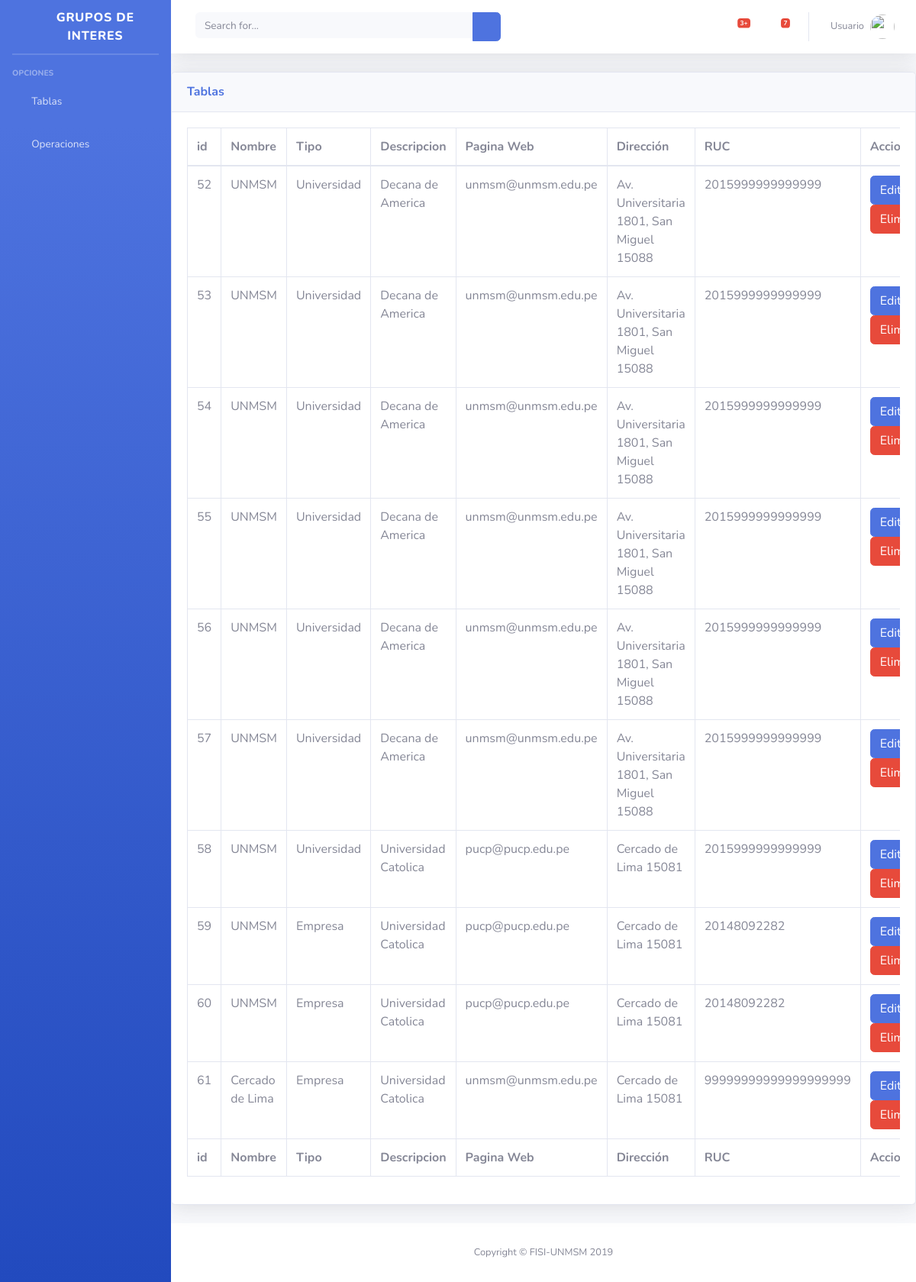
Page /instituciones on the committed database.
### Grupos_Int/models.py (models this page shows, shortened)
class Institucion (models.Model):
    distrito = models.ForeignKey(
        Distrito, null=False, blank=False, on_delete=models.CASCADE)
    nombre = models.CharField(max_length=100)
    tipo = models.CharField(max_length=50)
    descripcion = models.CharField(max_length=500)
    paginaWeb = models.CharField(max_length=50)
    direccion = models.CharField(max_length=100)
    ruc = models.CharField(max_length=20)

### Grupos_Int/views.py (the view)
# urls.py: path('instituciones', InstitucionList.as_view(), name='instituciones' ),
class InstitucionList (ListView):
    model = Institucion
    template_name = 'instituciones_List.html'

### Templates/instituciones_List.html (shortened to what this page needs)
{% extends "instituciones_base.html" %}
{% load staticfiles %}
{% block content %}
<div class="card shadow mb-4">
    <div class="card-header py-3">
        <h6 class="m-0 font-weight-bold text-primary">Tablas</h6>
    </div>
    <div class="card-body">
        <div class="table-responsive">
            <table class="table table-bordered" id="dataTable" width="100%" cellspacing="0">
                <thead>
                    <tr>
                        <th>id</th>
                        <th>Nombre</th>
                        <th>Tipo</th>
                        <th>Descripcion</th>
                        <th>Pagina Web</th>
                        <th>Dirección</th>
                        <th>RUC</th>
                        <th>Acciones</th>
                    </tr>
                </thead>
                <tfoot>
                    <tr>
                        <th>id</th>
                        <th>Nombre</th>
                        <th>Tipo</th>
                        <th>Descripcion</th>
                        <th>Pagina Web</th>
                        <th>Dirección</th>
                        <th>RUC</th>
                        <th>Acciones</th>
                    </tr>
                </tfoot>
                <tbody>
                    {% if object_list %}
                    {% for Institucion in object_list %}
                    <tr>
                        <td>{{Institucion.id}}</td>
                        <td>{{Institucion.nombre}}</td>
                        <td>{{Institucion.tipo}}</td>
                        <td>{{Institucion.descripcion}}</td>
                        <td>{{Institucion.paginaWeb}}</td>
                        <td>{{Institucion.direccion}}</td>
                        <td>{{Institucion.ruc}}</td>
                        <td>
                            <a class="btn btn-primary" href ="{% url 'Inst_edit' Institucion.id %}">Editar</a>
                            <a class="btn btn-danger" href ="{% url 'Inst_delete' Institucion.id %}">Eliminar</a>
                        </td>
                        {% endfor %}
                        {%else %}
                        <h1>No hay registros </h1>
                        {% endif %}
                    </tr>
                </tbody>
            </table>
        </div>
    </div>
</div>
{% endblock%}

### Templates/Instituciones_base.html (shortened to what this page needs)
{% extends "index.html" %}
{% load staticfiles %}
{% block opciones%}
<li class="nav-item">
<a class="nav-link collapsed" href="#" data-toggle="collapse" data-target="#collapseInstBase" aria-expanded="true"
          aria-controls="collapseInstBase">
          <i class="fas fa-fw fa-cog"></i>
          <span>Operaciones</span>
        </a>
    </li>
{% endblock %}

### Templates/index.html (shortened to what this page needs)
{% load staticfiles i18n %}
<!DOCTYPE html>
<html lang="en">
<head>
  {% block css %}
  <link href="{% static 'vendor/fontawesome-free/css/all.min.css' %}" rel="stylesheet" type="text/css">
  <link href="{% static 'css/sb-admin-2.min.css' %}" rel="stylesheet">
  {% endblock %}
</head>
<body id="page-top">
  <div id="wrapper">
    <ul class="navbar-nav bg-gradient-primary sidebar sidebar-dark accordion" id="accordionSidebar">
      <a class="sidebar-brand d-flex align-items-center justify-content-center" href="{% url 'principal' %}">
        <div class="sidebar-brand-icon rotate-n-15">
          <i class="fas fa-briefcase"></i>
        </div>
        <div class="sidebar-brand-text mx-3"> Grupos de Interes</div>
      </a>
      <hr class="sidebar-divider my-0">
      <hr class="sidebar-divider">
      <div class="sidebar-heading">
        Opciones
      </div>
      <li class="nav-item">
        <a class="nav-link collapsed" href="#" data-toggle="collapse" data-target="#collapseIndex" aria-expanded="true"
          aria-controls="collapseIndex">
          <i class="fas fa-fw fa-archive"></i>
          <span>Tablas</span>
        </a>
      </li>
      {% block opciones%}
      {% endblock %}
    </ul>
    <div id="content-wrapper" class="d-flex flex-column">
      <div id="content">
        <nav class="navbar navbar-expand navbar-light bg-white topbar mb-4 static-top shadow">
          <form class="d-none d-sm-inline-block form-inline mr-auto ml-md-3 my-2 my-md-0 mw-100 navbar-search">
            <div class="input-group">
              <input type="text" class="form-control bg-light border-0 small" placeholder="Search for..."
                aria-label="Search" aria-describedby="basic-addon2">
              <div class="input-group-append">
                <button class="btn btn-primary" type="button">
                  <i class="fas fa-search fa-sm"></i>
                </button>
              </div>
            </div>
          </form>
          <ul class="navbar-nav ml-auto">
            <li class="nav-item dropdown no-arrow mx-1">
              <a class="nav-link dropdown-toggle" href="#" id="alertsDropdown" role="button" data-toggle="dropdown"
                aria-haspopup="true" aria-expanded="false">
                <i class="fas fa-bell fa-fw"></i>
                <span class="badge badge-danger badge-counter">3+</span>
              </a>
            </li>
            <li class="nav-item dropdown no-arrow mx-1">
              <a class="nav-link dropdown-toggle" href="#" id="messagesDropdown" role="button" data-toggle="dropdown"
                aria-haspopup="true" aria-expanded="false">
                <i class="fas fa-envelope fa-fw"></i>
                <span class="badge badge-danger badge-counter">7</span>
              </a>
            </li>
            <li class="nav-item dropdown no-arrow">
              <a class="nav-link dropdown-toggle" href="#" id="userDropdown" role="button" data-toggle="dropdown"
                aria-haspopup="true" aria-expanded="false">
                <span class="mr-2 d-none d-lg-inline text-gray-600 small">Usuario</span>
                <img class="img-profile rounded-circle" width="60px"
                  src="https://cdn2.iconfinder.com/data/icons/gaming-and-beyond-part-2-1/80/User_gray-512.png">
              </a>
            </li>
          </ul>
        </nav>
      {% block content %}
      {% endblock%}
    </div>
    <footer class="sticky-footer bg-white">
      <div class="container my-auto">
        <div class="copyright text-center my-auto">
          <span>Copyright &copy; FISI-UNMSM 2019</span>
        </div>
      </div>
    </footer>
  </div>
  </div>
</body>
</html>

### rows in the picture
Institucion: id "52", nombre "UNMSM", tipo "Universidad", descripcion "Decana de America", paginaWeb "unmsm@unmsm.edu.pe", direccion "Av. Universitaria 1801, San Miguel 15088", ruc "2015999999999999"
Institucion: id "53", nombre "UNMSM", tipo "Universidad", descripcion "Decana de America", paginaWeb "unmsm@unmsm.edu.pe", direccion "Av. Universitaria 1801, San Miguel 15088", ruc "2015999999999999"
Institucion: id "54", nombre "UNMSM", tipo "Universidad", descripcion "Decana de America", paginaWeb "unmsm@unmsm.edu.pe", direccion "Av. Universitaria 1801, San Miguel 15088", ruc "2015999999999999"
Institucion: id "55", nombre "UNMSM", tipo "Universidad", descripcion "Decana de America", paginaWeb "unmsm@unmsm.edu.pe", direccion "Av. Universitaria 1801, San Miguel 15088", ruc "2015999999999999"
Institucion: id "56", nombre "UNMSM", tipo "Universidad", descripcion "Decana de America", paginaWeb "unmsm@unmsm.edu.pe", direccion "Av. Universitaria 1801, San Miguel 15088", ruc "2015999999999999"
Institucion: id "57", nombre "UNMSM", tipo "Universidad", descripcion "Decana de America", paginaWeb "unmsm@unmsm.edu.pe", direccion "Av. Universitaria 1801, San Miguel 15088", ruc "2015999999999999"
Institucion: id "58", nombre "UNMSM", tipo "Universidad", descripcion "Universidad Catolica", paginaWeb "pucp@pucp.edu.pe", direccion "Cercado de Lima 15081", ruc "2015999999999999"
Institucion: id "59", nombre "UNMSM", tipo "Empresa", descripcion "Universidad Catolica", paginaWeb "pucp@pucp.edu.pe", direccion "Cercado de Lima 15081", ruc "20148092282"
Institucion: id "60", nombre "UNMSM", tipo "Empresa", descripcion "Universidad Catolica", paginaWeb "pucp@pucp.edu.pe", direccion "Cercado de Lima 15081", ruc "20148092282"
Institucion: id "61", nombre "Cercado de Lima", tipo "Empresa", descripcion "Universidad Catolica", paginaWeb "unmsm@unmsm.edu.pe", direccion "Cercado de Lima 15081", ruc "99999999999999999999"
